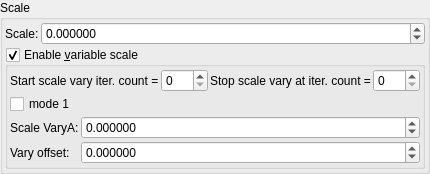
    <widget class="QGroupBox" name="groupBox_3">
     <property name="title">
      <string>Scale</string>
     </property>
     <layout class="QVBoxLayout" name="verticalLayout_8">
      <property name="leftMargin">
       <number>2</number>
      </property>
      <property name="topMargin">
       <number>2</number>
      </property>
      <property name="rightMargin">
       <number>2</number>
      </property>
      <property name="bottomMargin">
       <number>2</number>
      </property>
      <item>
       <layout class="QGridLayout" name="gridLayout_31" rowstretch="0,0" columnstretch="0,1">
        <property name="spacing">
         <number>2</number>
        </property>
        <item row="0" column="0">
         <widget class="QLabel" name="label_142">
          <property name="text">
           <string>Scale:</string>
          </property>
         </widget>
        </item>
        <item row="0" column="1">
         <widget class="MyDoubleSpinBox" name="spinbox_mandelbox_scale">
          <property name="sizePolicy">
           <sizepolicy hsizetype="Minimum" vsizetype="Maximum">
            <horstretch>0</horstretch>
            <verstretch>0</verstretch>
           </sizepolicy>
          </property>
          <property name="prefix">
           <string/>
          </property>
          <property name="suffix">
           <string/>
          </property>
          <property name="decimals">
           <number>6</number>
          </property>
          <property name="minimum">
           <double>-99.998999999999995</double>
          </property>
          <property name="maximum">
           <double>99.998999999999995</double>
          </property>
          <property name="singleStep">
           <double>0.100000000000000</double>
          </property>
         </widget>
        </item>
        <item row="1" column="0" colspan="2">
         <widget class="MyGroupBox" name="groupCheck_transf_function_enabledX_false">
          <property name="toolTip">
           <string>&lt;html&gt;&lt;head/&gt;&lt;body&gt;&lt;p&gt;Cpixel is CVector3 c = ( c.x, c.y, c.z). It is each original point (pixel) in 3D space where the iteration starts from, ( c = original z for each point .) It is commonly found in formula structures z = f(z) + c.&lt;/p&gt;&lt;p&gt;The Cpixel multiplier effectively scales this point &amp;quot;c&amp;quot;.&lt;/p&gt;&lt;p&gt;This transform allows the swapping of the order of the &amp;quot;CVector3 c&amp;quot; components before being multiplied by &amp;quot;CVector3 z&amp;quot; components.&lt;/p&gt;&lt;/body&gt;&lt;/html&gt;</string>
          </property>
          <property name="title">
           <string>Enable &amp;variable scale</string>
          </property>
          <property name="checkable">
           <bool>true</bool>
          </property>
          <layout class="QVBoxLayout" name="verticalLayout_51">
           <property name="spacing">
            <number>2</number>
           </property>
           <property name="leftMargin">
            <number>2</number>
           </property>
           <property name="topMargin">
            <number>2</number>
           </property>
           <property name="rightMargin">
            <number>2</number>
           </property>
           <property name="bottomMargin">
            <number>2</number>
           </property>
           <item>
            <layout class="QHBoxLayout" name="horizontalLayout" stretch="0,1,0,1">
             <item>
              <widget class="QLabel" name="label_74">
               <property name="text">
                <string>Start scale vary iter. count =</string>
               </property>
              </widget>
             </item>
             <item>
              <widget class="MySpinBox" name="spinboxInt_transf_start_iterations_X">
               <property name="sizePolicy">
                <sizepolicy hsizetype="Minimum" vsizetype="Maximum">
                 <horstretch>0</horstretch>
                 <verstretch>0</verstretch>
                </sizepolicy>
               </property>
               <property name="minimum">
                <number>0</number>
               </property>
               <property name="maximum">
                <number>999</number>
               </property>
               <property name="value">
                <number>0</number>
               </property>
              </widget>
             </item>
             <item>
              <widget class="QLabel" name="label_57">
               <property name="text">
                <string>Stop scale vary at iter. count =</string>
               </property>
              </widget>
             </item>
             <item>
              <widget class="MySpinBox" name="spinboxInt_transf_stop_iterations_X">
               <property name="sizePolicy">
                <sizepolicy hsizetype="Preferred" vsizetype="Maximum">
                 <horstretch>0</horstretch>
                 <verstretch>0</verstretch>
                </sizepolicy>
               </property>
               <property name="maximum">
                <number>999</number>
               </property>
              </widget>
             </item>
            </layout>
           </item>
           <item>
            <layout class="QGridLayout" name="gridLayout_2" rowstretch="0,0,0" columnstretch="0,1">
             <property name="spacing">
              <number>2</number>
             </property>
             <item row="2" column="1">
              <widget class="MyDoubleSpinBox" name="spinbox_transf_scaleB_1">
               <property name="sizePolicy">
                <sizepolicy hsizetype="Minimum" vsizetype="Maximum">
                 <horstretch>0</horstretch>
                 <verstretch>0</verstretch>
                </sizepolicy>
               </property>
               <property name="prefix">
                <string/>
               </property>
               <property name="suffix">
                <string/>
               </property>
               <property name="decimals">
                <number>6</number>
               </property>
               <property name="minimum">
                <double>-99.989999999999995</double>
               </property>
               <property name="maximum">
                <double>99.989999999999995</double>
               </property>
               <property name="singleStep">
                <double>0.100000000000000</double>
               </property>
              </widget>
             </item>
             <item row="2" column="0">
              <widget class="QLabel" name="label_144">
               <property name="text">
                <string>Vary offset:</string>
               </property>
              </widget>
             </item>
             <item row="1" column="0">
              <widget class="QLabel" name="label_143">
               <property name="text">
                <string>Scale VaryA:</string>
               </property>
              </widget>
             </item>
             <item row="1" column="1">
              <widget class="MyDoubleSpinBox" name="spinbox_transf_scale_vary_0">
               <property name="sizePolicy">
                <sizepolicy hsizetype="Minimum" vsizetype="Maximum">
                 <horstretch>0</horstretch>
                 <verstretch>0</verstretch>
                </sizepolicy>
               </property>
               <property name="prefix">
                <string/>
               </property>
               <property name="suffix">
                <string/>
               </property>
               <property name="decimals">
                <number>6</number>
               </property>
               <property name="minimum">
                <double>-99.989999999999995</double>
               </property>
               <property name="maximum">
                <double>99.989999999999995</double>
               </property>
               <property name="singleStep">
                <double>0.100000000000000</double>
               </property>
              </widget>
             </item>
             <item row="0" column="0" colspan="2">
              <widget class="MyCheckBox" name="checkBox_transf_function_enabledM_false">
               <property name="text">
                <string>mode 1</string>
               </property>
              </widget>
             </item>
            </layout>
           </item>
          </layout>
         </widget>
        </item>
       </layout>
      </item>
     </layout>
    </widget>
